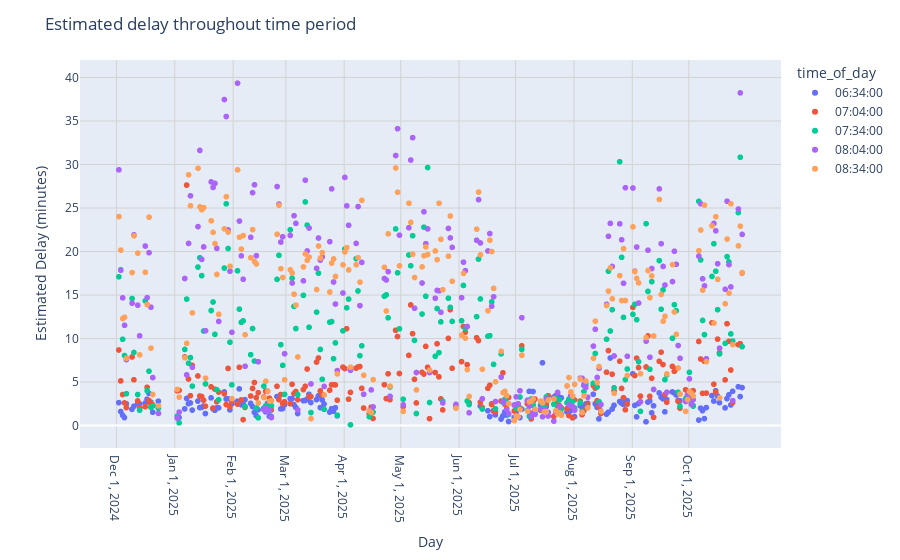

The code cell stored with this chart in its notebook:
### Code cell
fig = px.scatter(df, x="aimed_arrival", y=df["expected_delay"].dt.total_seconds() / 60, color="time_of_day")
fig.layout.yaxis.title = "Estimated Delay (minutes)"
fig.layout.xaxis.title = "Day"
fig.layout.title = "Estimated delay throughout time period"

fig.layout.yaxis.showgrid = True
fig.layout.yaxis.gridwidth = 1
fig.layout.yaxis.gridcolor = 'lightgray'

fig.layout.xaxis.showgrid = True
fig.layout.xaxis.gridwidth = 1
fig.layout.xaxis.gridcolor = 'lightgray'
fig.layout.xaxis.tickvals = [f"2025-{i:02d}-01" for i in range(1,11)] + ["2024-12-01"]

show_figure(fig)

### Figure 1 — Plotly figure (JSON) as saved in the notebook; plotly's stock layout.template omitted (floating-point values rounded to 4 significant figures; data arrays with more than 128 entries replaced by an {"elided": "..."} marker saying what was removed)
{"data": [{"hovertemplate": "time_of_day=06:34:00<br>aimed_arrival=%{x}<br>y=%{y}<extra></extra>", "legendgroup": "06:34:00", "marker": {"color": "#636efa", "symbol": "circle"}, "mode": "markers", "name": "06:34:00", "showlegend": true, "type": "scattergl", "x": {"elided": "177 str values"}, "xaxis": "x", "y": {"elided": "177 float values"}, "yaxis": "y"}, {"hovertemplate": "time_of_day=07:04:00<br>aimed_arrival=%{x}<br>y=%{y}<extra></extra>", "legendgroup": "07:04:00", "marker": {"color": "#EF553B", "symbol": "circle"}, "mode": "markers", "name": "07:04:00", "showlegend": true, "type": "scattergl", "x": {"elided": "223 str values"}, "xaxis": "x", "y": {"elided": "223 float values"}, "yaxis": "y"}, {"hovertemplate": "time_of_day=07:34:00<br>aimed_arrival=%{x}<br>y=%{y}<extra></extra>", "legendgroup": "07:34:00", "marker": {"color": "#00cc96", "symbol": "circle"}, "mode": "markers", "name": "07:34:00", "showlegend": true, "type": "scattergl", "x": {"elided": "224 str values"}, "xaxis": "x", "y": {"elided": "224 float values"}, "yaxis": "y"}, {"hovertemplate": "time_of_day=08:04:00<br>aimed_arrival=%{x}<br>y=%{y}<extra></extra>", "legendgroup": "08:04:00", "marker": {"color": "#ab63fa", "symbol": "circle"}, "mode": "markers", "name": "08:04:00", "showlegend": true, "type": "scattergl", "x": {"elided": "224 str values"}, "xaxis": "x", "y": {"elided": "224 float values"}, "yaxis": "y"}, {"hovertemplate": "time_of_day=08:34:00<br>aimed_arrival=%{x}<br>y=%{y}<extra></extra>", "legendgroup": "08:34:00", "marker": {"color": "#FFA15A", "symbol": "circle"}, "mode": "markers", "name": "08:34:00", "showlegend": true, "type": "scattergl", "x": {"elided": "224 str values"}, "xaxis": "x", "y": {"elided": "224 float values"}, "yaxis": "y"}], "layout": {"legend": {"title": {"text": "time_of_day"}, "tracegroupgap": 0}, "margin": {"t": 60}, "title": {"text": "Estimated delay throughout time period"}, "xaxis": {"anchor": "y", "domain": [0, 1], "gridcolor": "lightgray", "gridwidth": 1, "showgrid": true, "tickvals": ["2025-01-01", "2025-02-01", "2025-03-01", "2025-04-01", "2025-05-01", "2025-06-01", "2025-07-01", "2025-08-01", "2025-09-01", "2025-10-01", "2024-12-01"], "title": {"text": "Day"}}, "yaxis": {"anchor": "x", "domain": [0, 1], "gridcolor": "lightgray", "gridwidth": 1, "showgrid": true, "title": {"text": "Estimated Delay (minutes)"}}}}
